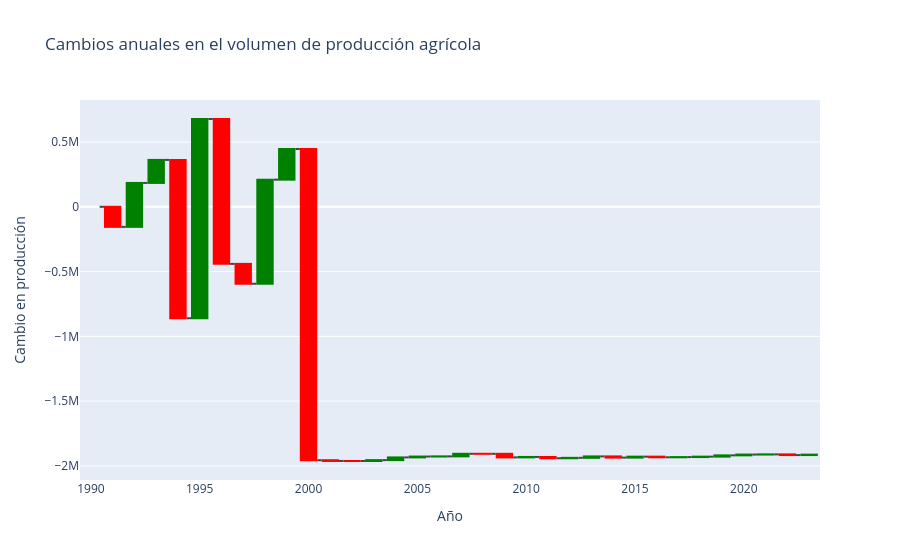

Here is the notebook cell this chart was saved with:
### Markdown cell above
Tercera pregunta

### Code cell
water = func.waterfall_produccion(df_completo)
water.show()

### Figure 1 — Plotly figure (JSON) as saved in the notebook; plotly's stock layout.template omitted (floating-point values rounded to 4 significant figures)
{"data": [{"decreasing": {"marker": {"color": "red"}}, "increasing": {"marker": {"color": "green"}}, "measure": ["absolute", "relative", "relative", "relative", "relative", "relative", "relative", "relative", "relative", "relative", "relative", "relative", "relative", "relative", "relative", "relative", "relative", "relative", "relative", "relative", "relative", "relative", "relative", "relative", "relative", "relative", "relative", "relative", "relative", "relative", "relative", "relative", "relative", "relative"], "type": "waterfall", "x": [1990, 1991, 1992, 1993, 1994, 1995, 1996, 1997, 1998, 1999, 2000, 2001, 2002, 2003, 2004, 2005, 2006, 2007, 2008, 2009, 2010, 2011, 2012, 2013, 2014, 2015, 2016, 2017, 2018, 2019, 2020, 2021, 2022, 2023], "y": [0.0, -155100.0, 339300.0, 177700.0, -1222000.0, 1538000.0, -1118000.0, -153500.0, 803400.0, 236700.0, -2403000.0, -5609.0, -351.9, 6798.0, 20880.0, 6762.0, 1305.0, 19910.0, -172.2, -27660.0, 3439.0, -10090.0, 3388.0, 10920.0, -9220.0, 7287.0, -4990.0, 1701.0, 3392.0, 9910.0, 6250.0, 1382.0, -5419.0, 3488.0]}], "layout": {"title": {"text": "Cambios anuales en el volumen de producción agrícola"}, "xaxis": {"title": {"text": "Año"}}, "yaxis": {"title": {"text": "Cambio en producción"}}}}
